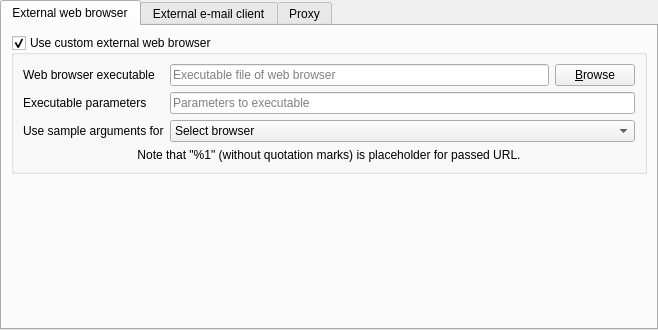
<?xml version="1.0" encoding="UTF-8"?>
<ui version="4.0">
 <class>SettingsBrowserMail</class>
 <widget class="QWidget" name="SettingsBrowserMail">
  <property name="geometry">
   <rect>
    <x>0</x>
    <y>0</y>
    <width>658</width>
    <height>330</height>
   </rect>
  </property>
  <layout class="QHBoxLayout" name="horizontalLayout">
   <property name="leftMargin">
    <number>0</number>
   </property>
   <property name="topMargin">
    <number>0</number>
   </property>
   <property name="rightMargin">
    <number>0</number>
   </property>
   <property name="bottomMargin">
    <number>0</number>
   </property>
   <item>
    <widget class="QTabWidget" name="m_tabBrowserProxy">
     <property name="currentIndex">
      <number>0</number>
     </property>
     <widget class="QWidget" name="m_tabExternalBrowser">
      <attribute name="title">
       <string>External web browser</string>
      </attribute>
      <layout class="QFormLayout" name="formLayout_17">
       <item row="0" column="0" colspan="2">
        <widget class="QGroupBox" name="m_grpCustomExternalBrowser">
         <property name="toolTip">
          <string>&lt;html&gt;&lt;head/&gt;&lt;body&gt;&lt;p&gt;If unchecked, then default system-wide web browser is used.&lt;/p&gt;&lt;/body&gt;&lt;/html&gt;</string>
         </property>
         <property name="title">
          <string>Use custom external web browser</string>
         </property>
         <property name="flat">
          <bool>false</bool>
         </property>
         <property name="checkable">
          <bool>true</bool>
         </property>
         <layout class="QFormLayout" name="formLayout_12">
          <item row="0" column="0">
           <widget class="QLabel" name="m_lblExternalBrowserExecutable">
            <property name="text">
             <string>Web browser executable</string>
            </property>
           </widget>
          </item>
          <item row="0" column="1">
           <layout class="QHBoxLayout" name="horizontalLayout_10">
            <item>
             <widget class="QLineEdit" name="m_txtExternalBrowserExecutable">
              <property name="readOnly">
               <bool>true</bool>
              </property>
              <property name="placeholderText">
               <string>Executable file of web browser</string>
              </property>
             </widget>
            </item>
            <item>
             <widget class="QPushButton" name="m_btnExternalBrowserExecutable">
              <property name="text">
               <string>&amp;Browse</string>
              </property>
             </widget>
            </item>
           </layout>
          </item>
          <item row="1" column="0">
           <widget class="QLabel" name="m_lblExternalBrowserArguments">
            <property name="text">
             <string>Executable parameters</string>
            </property>
           </widget>
          </item>
          <item row="1" column="1">
           <widget class="QLineEdit" name="m_txtExternalBrowserArguments">
            <property name="placeholderText">
             <string>Parameters to executable</string>
            </property>
           </widget>
          </item>
          <item row="2" column="0">
           <widget class="QLabel" name="m_lblExternalBrowserPreset">
            <property name="text">
             <string>Use sample arguments for</string>
            </property>
           </widget>
          </item>
          <item row="2" column="1">
           <widget class="QComboBox" name="m_cmbExternalBrowserPreset">
            <property name="sizeAdjustPolicy">
             <enum>QComboBox::AdjustToContents</enum>
            </property>
            <item>
             <property name="text">
              <string>Select browser</string>
             </property>
            </item>
           </widget>
          </item>
          <item row="3" column="0" colspan="2">
           <widget class="QLabel" name="label">
            <property name="text">
             <string>Note that &quot;%1&quot; (without quotation marks) is placeholder for passed URL.</string>
            </property>
            <property name="alignment">
             <set>Qt::AlignCenter</set>
            </property>
           </widget>
          </item>
         </layout>
        </widget>
       </item>
      </layout>
     </widget>
     <widget class="QWidget" name="tab">
      <attribute name="title">
       <string>External e-mail client</string>
      </attribute>
      <layout class="QFormLayout" name="formLayout_22">
       <item row="0" column="0" colspan="2">
        <widget class="QGroupBox" name="m_grpCustomExternalEmail">
         <property name="toolTip">
          <string>&lt;html&gt;&lt;head/&gt;&lt;body&gt;&lt;p&gt;If unchecked, then default system-wide web browser is used.&lt;/p&gt;&lt;/body&gt;&lt;/html&gt;</string>
         </property>
         <property name="title">
          <string>Use custom external e-mail client</string>
         </property>
         <property name="flat">
          <bool>false</bool>
         </property>
         <property name="checkable">
          <bool>true</bool>
         </property>
         <layout class="QFormLayout" name="formLayout_21">
          <item row="0" column="0">
           <widget class="QLabel" name="m_lblExternalEmailExecutable">
            <property name="text">
             <string>E-mail client executable</string>
            </property>
           </widget>
          </item>
          <item row="0" column="1">
           <layout class="QHBoxLayout" name="horizontalLayout_15">
            <item>
             <widget class="QLineEdit" name="m_txtExternalEmailExecutable">
              <property name="readOnly">
               <bool>true</bool>
              </property>
              <property name="placeholderText">
               <string>Executable file of e-mail client</string>
              </property>
             </widget>
            </item>
            <item>
             <widget class="QPushButton" name="m_btnExternalEmailExecutable">
              <property name="text">
               <string>&amp;Browse</string>
              </property>
             </widget>
            </item>
           </layout>
          </item>
          <item row="1" column="0">
           <widget class="QLabel" name="m_lblExternalEmailArguments">
            <property name="text">
             <string>Executable parameters</string>
            </property>
           </widget>
          </item>
          <item row="1" column="1">
           <widget class="QLineEdit" name="m_txtExternalEmailArguments">
            <property name="placeholderText">
             <string>Parameters to executable</string>
            </property>
           </widget>
          </item>
          <item row="2" column="0">
           <widget class="QLabel" name="m_lblExternalEmailPreset">
            <property name="text">
             <string>Use sample arguments for</string>
            </property>
           </widget>
          </item>
          <item row="2" column="1">
           <widget class="QComboBox" name="m_cmbExternalEmailPreset">
            <property name="sizeAdjustPolicy">
             <enum>QComboBox::AdjustToContents</enum>
            </property>
            <item>
             <property name="text">
              <string>Select client</string>
             </property>
            </item>
           </widget>
          </item>
          <item row="3" column="1">
           <widget class="QLabel" name="m_lblExternalEmailInfo">
            <property name="text">
             <string>Placeholders:
 • %1 - title of selected message,
 • %2 - body of selected message.</string>
            </property>
            <property name="indent">
             <number>20</number>
            </property>
           </widget>
          </item>
         </layout>
        </widget>
       </item>
      </layout>
     </widget>
     <widget class="QWidget" name="m_tabProxy">
      <attribute name="title">
       <string>Proxy</string>
      </attribute>
      <layout class="QFormLayout" name="formLayout_6">
       <item row="0" column="0">
        <widget class="QLabel" name="m_lblProxyType">
         <property name="text">
          <string extracomment="Proxy server type.">Type</string>
         </property>
         <property name="alignment">
          <set>Qt::AlignRight|Qt::AlignTrailing|Qt::AlignVCenter</set>
         </property>
         <property name="buddy">
          <cstring>m_cmbProxyType</cstring>
         </property>
        </widget>
       </item>
       <item row="0" column="1">
        <widget class="QComboBox" name="m_cmbProxyType"/>
       </item>
       <item row="1" column="0">
        <widget class="QLabel" name="m_lblProxyHost">
         <property name="text">
          <string>Host</string>
         </property>
         <property name="alignment">
          <set>Qt::AlignRight|Qt::AlignTrailing|Qt::AlignVCenter</set>
         </property>
         <property name="buddy">
          <cstring>m_txtProxyHost</cstring>
         </property>
        </widget>
       </item>
       <item row="1" column="1">
        <layout class="QHBoxLayout" name="horizontalLayout_7">
         <item>
          <widget class="QLineEdit" name="m_txtProxyHost">
           <property name="enabled">
            <bool>true</bool>
           </property>
           <property name="placeholderText">
            <string>Hostname or IP of your proxy server</string>
           </property>
          </widget>
         </item>
         <item>
          <widget class="QLabel" name="m_lblProxyPort">
           <property name="text">
            <string>Port</string>
           </property>
           <property name="alignment">
            <set>Qt::AlignRight|Qt::AlignTrailing|Qt::AlignVCenter</set>
           </property>
           <property name="buddy">
            <cstring>m_spinProxyPort</cstring>
           </property>
          </widget>
         </item>
         <item>
          <widget class="QSpinBox" name="m_spinProxyPort">
           <property name="enabled">
            <bool>true</bool>
           </property>
           <property name="maximum">
            <number>65535</number>
           </property>
           <property name="value">
            <number>80</number>
           </property>
          </widget>
         </item>
        </layout>
       </item>
       <item row="2" column="0">
        <widget class="QLabel" name="m_lblProxyUsername">
         <property name="text">
          <string>Username</string>
         </property>
         <property name="alignment">
          <set>Qt::AlignRight|Qt::AlignTrailing|Qt::AlignVCenter</set>
         </property>
         <property name="buddy">
          <cstring>m_txtProxyUsername</cstring>
         </property>
        </widget>
       </item>
       <item row="2" column="1">
        <widget class="QLineEdit" name="m_txtProxyUsername">
         <property name="enabled">
          <bool>true</bool>
         </property>
         <property name="placeholderText">
          <string>Your username for proxy server authentication</string>
         </property>
        </widget>
       </item>
       <item row="3" column="0">
        <widget class="QLabel" name="m_lblProxyPassword">
         <property name="text">
          <string>Password</string>
         </property>
         <property name="alignment">
          <set>Qt::AlignRight|Qt::AlignTrailing|Qt::AlignVCenter</set>
         </property>
         <property name="buddy">
          <cstring>m_txtProxyPassword</cstring>
         </property>
        </widget>
       </item>
       <item row="3" column="1">
        <widget class="QLineEdit" name="m_txtProxyPassword">
         <property name="enabled">
          <bool>true</bool>
         </property>
         <property name="echoMode">
          <enum>QLineEdit::PasswordEchoOnEdit</enum>
         </property>
         <property name="placeholderText">
          <string>Your password for proxy server authentication</string>
         </property>
        </widget>
       </item>
       <item row="4" column="1">
        <widget class="QCheckBox" name="m_checkShowPassword">
         <property name="enabled">
          <bool>true</bool>
         </property>
         <property name="text">
          <string>Display password</string>
         </property>
        </widget>
       </item>
       <item row="5" column="0" colspan="2">
        <widget class="QLabel" name="m_lblProxyInfo">
         <property name="text">
          <string>Note that these settings are applied only on newly established connections.</string>
         </property>
         <property name="alignment">
          <set>Qt::AlignCenter</set>
         </property>
         <property name="wordWrap">
          <bool>true</bool>
         </property>
        </widget>
       </item>
      </layout>
     </widget>
    </widget>
   </item>
  </layout>
 </widget>
 <tabstops>
  <tabstop>m_tabBrowserProxy</tabstop>
  <tabstop>m_grpCustomExternalBrowser</tabstop>
  <tabstop>m_txtExternalBrowserExecutable</tabstop>
  <tabstop>m_btnExternalBrowserExecutable</tabstop>
  <tabstop>m_txtExternalBrowserArguments</tabstop>
  <tabstop>m_cmbExternalBrowserPreset</tabstop>
  <tabstop>m_grpCustomExternalEmail</tabstop>
  <tabstop>m_txtExternalEmailExecutable</tabstop>
  <tabstop>m_btnExternalEmailExecutable</tabstop>
  <tabstop>m_txtExternalEmailArguments</tabstop>
  <tabstop>m_cmbExternalEmailPreset</tabstop>
  <tabstop>m_cmbProxyType</tabstop>
  <tabstop>m_txtProxyHost</tabstop>
  <tabstop>m_spinProxyPort</tabstop>
  <tabstop>m_txtProxyUsername</tabstop>
  <tabstop>m_txtProxyPassword</tabstop>
  <tabstop>m_checkShowPassword</tabstop>
 </tabstops>
 <resources/>
 <connections/>
</ui>
